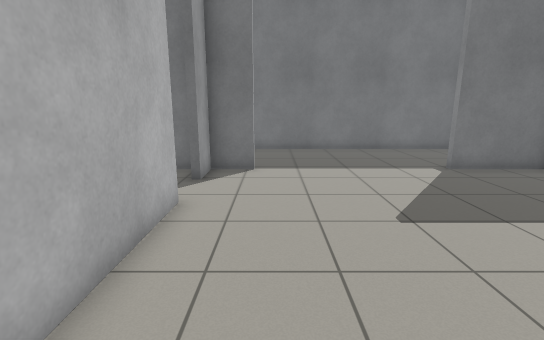
View 1 (above)

16 first-person views from a walk through a robot-simulator world made for Gazebo. The camera is 1.2 m above the floor, tilts 12° down and sees 85° across. The floor is counted in squares, 0.5 m on a side. Each view is taken from the middle of a square. On the plan, view 1 faces up. The plan holds only what a view shows up to about 18 squares ahead; the rest is blank. The place goes on beyond the plan.

View 2
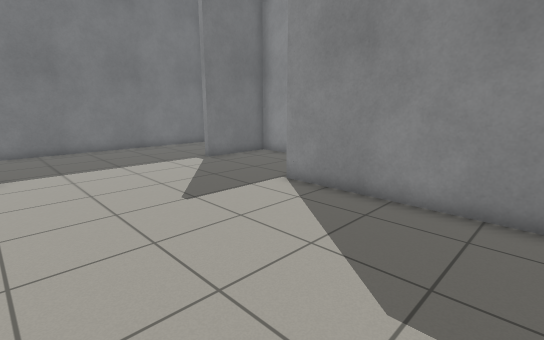

View 3
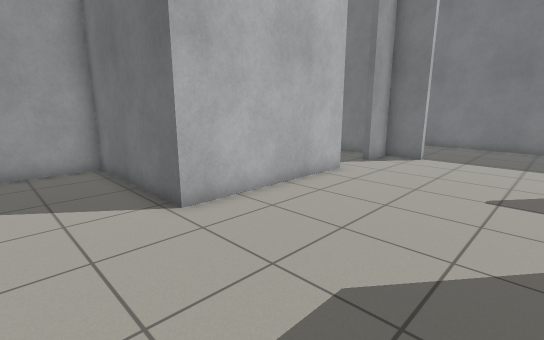

View 4
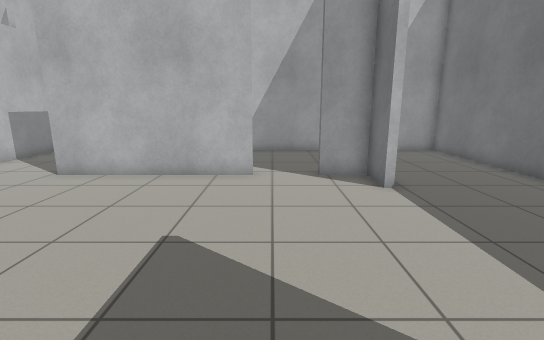

View 5
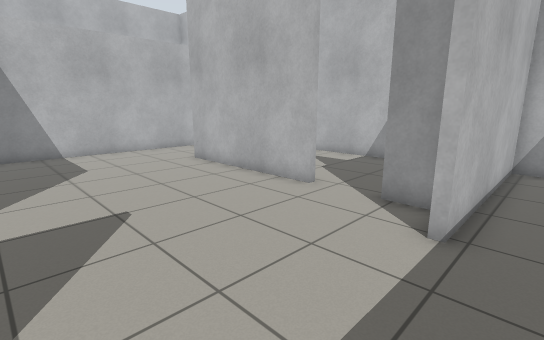

View 6
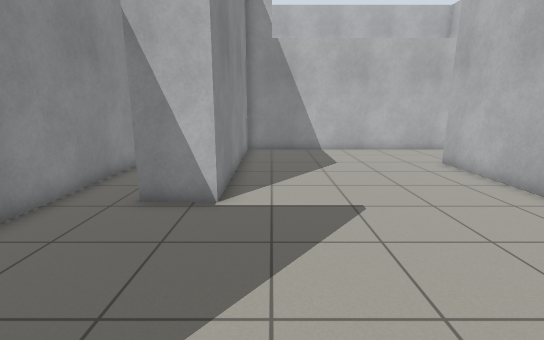

View 7
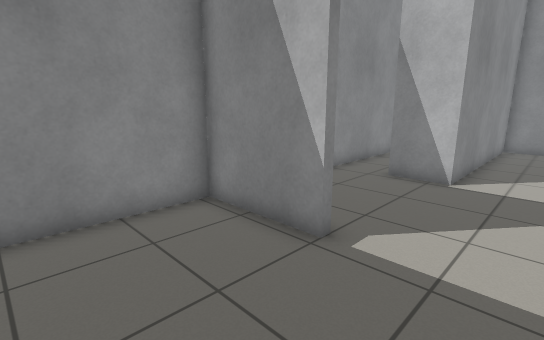

View 8
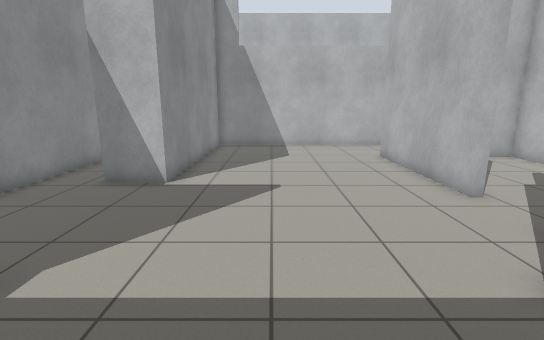

View 9
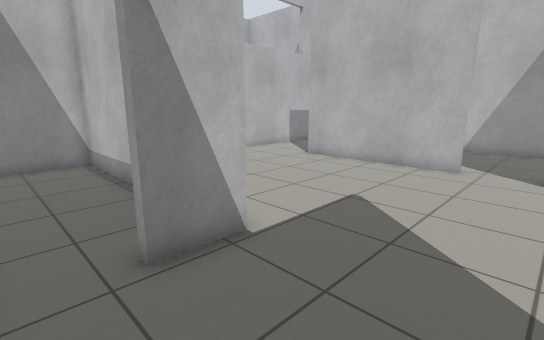

View 10
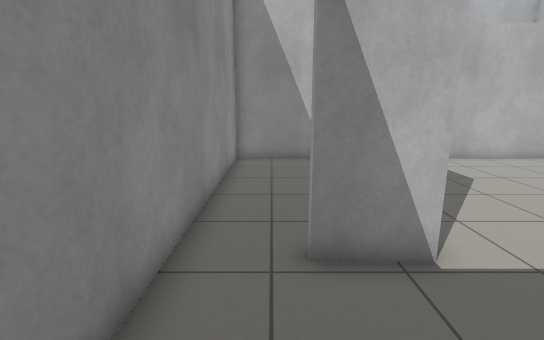

View 11
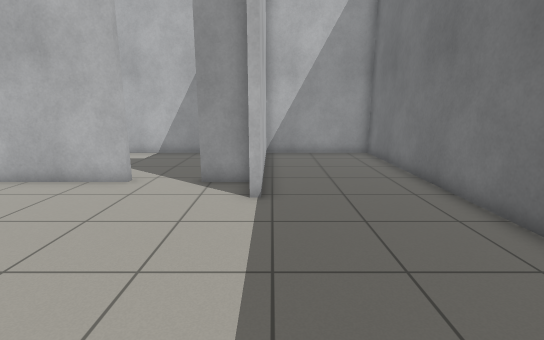

View 12
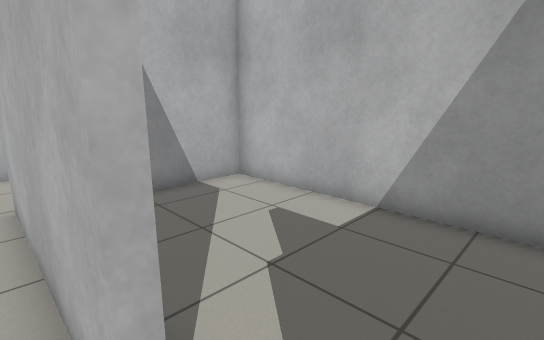

View 13
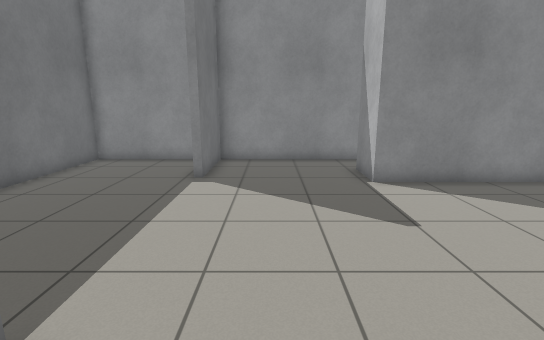

View 14
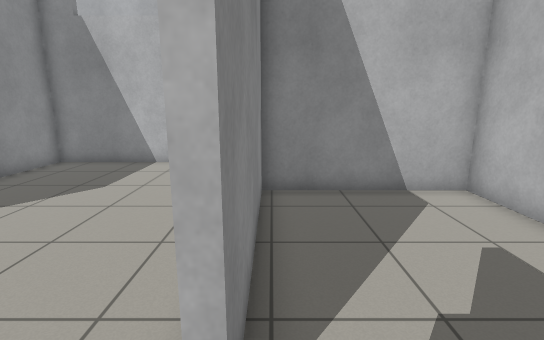

View 15
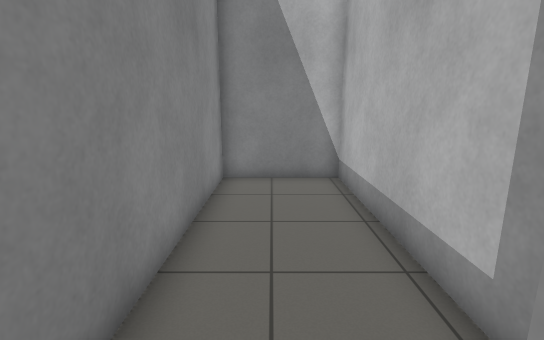

View 16
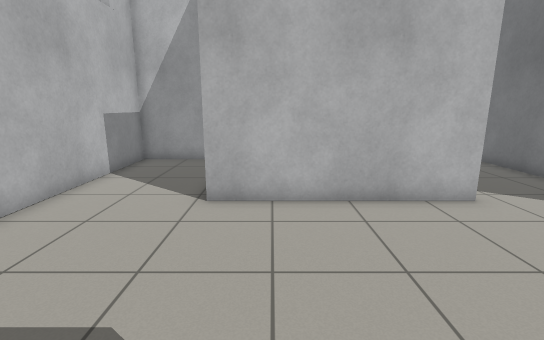

### Floor plan
Ten units are one square. View 1 is at (0, 0); x grows to the right and y downward. Boxes are objects, and circles mark ways between rooms. Rooms are numbered by the first view taken in them; rooms with no view inside come last. Other rooms are left out.
<svg viewBox="-92 -176 204 221">
<path fill="none" stroke="#000" d="M-24 -74 -24 -3 -87 -3 -87 40 64 40 64 -57 85 -57M-6 -114 -24 -114 -24 -96M69 -117 107 -117 107 -171 -87 -171 -87 -117 -6 -117M85 -114 70 -114M107 -54 107 -114 85 -114M-87 -108 -87 -6 -27 -6 -27 -74M-31 -114 -81 -114M67 -38 67 40 107 40 107 -54"/>
<circle cx="75" cy="-80" r="3" fill="#2a7"/>
<circle cx="-30" cy="-85" r="3" fill="#2a7"/>
<circle cx="95" cy="-50" r="3" fill="#2a7"/>
<text x="10" y="-80">1</text>
<text x="90" y="-80">2</text>
<text x="-60" y="-60">3</text>
<text x="90" y="-10">4</text>
</svg>
Room 1 opens to room 2. Room 1 opens to room 3. Room 2 opens to room 4.

Where each view was taken, in squares from view 1:
view 1: 0 up, 0 right, facing up
view 2: 1 down, 1 left, facing up-right
view 3: 3 down, 4 right, facing up-left
view 4: 8 up, 8 right, facing left
view 5: 13 up, 5 right, facing down-left
view 6: 13 up, 5 right, facing down
view 7: 16 up, 4 right, facing down-right
view 8: 15 up, 3 right, facing down
view 9: 10 up, 10 right, facing down-left
view 10: 10 up, 9 right, facing down
view 11: 12 up, 7 right, facing left
view 12: 9 up, 2 left, facing down-left
view 13: 9 up, 3 left, facing right
view 14: 9 up, 3 left, facing down
view 15: 6 up, 9 right, facing down
view 16: 2 up, 5 right, facing left
